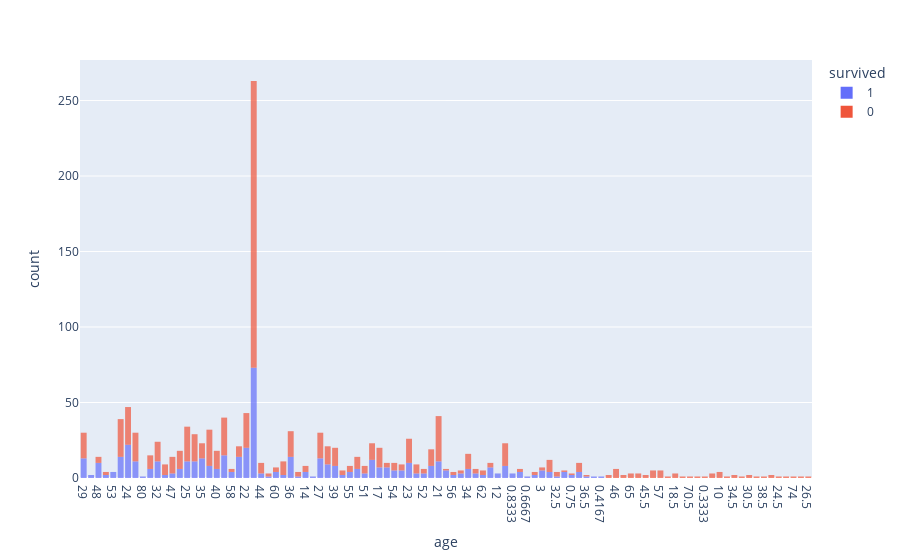

The notebook cell saved with this chart:
### Code cell
#First we must group the dataset by Pclass and Survived to gather the total count
group = titanic_data.groupby(['pclass', 'survived'])
pclass_survived = group.size().unstack()


# Creating a histogram of age by survival
hist = px.histogram(titanic_data,x = "age", opacity = 0.7, color = "survived")
hist

### Figure 1 — Plotly figure (JSON) as saved in the notebook; plotly's stock layout.template omitted (floating-point values rounded to 4 significant figures; data arrays with more than 128 entries replaced by an {"elided": "..."} marker saying what was removed)
{"data": [{"alignmentgroup": "True", "bingroup": "x", "hovertemplate": "survived=1<br>age=%{x}<br>count=%{y}<extra></extra>", "legendgroup": "1", "marker": {"color": "#636efa", "opacity": 0.7}, "name": "1", "offsetgroup": "1", "orientation": "v", "showlegend": true, "type": "histogram", "x": {"elided": "500 str values"}, "xaxis": "x", "yaxis": "y"}, {"alignmentgroup": "True", "bingroup": "x", "hovertemplate": "survived=0<br>age=%{x}<br>count=%{y}<extra></extra>", "legendgroup": "0", "marker": {"color": "#EF553B", "opacity": 0.7}, "name": "0", "offsetgroup": "0", "orientation": "v", "showlegend": true, "type": "histogram", "x": {"elided": "809 str values"}, "xaxis": "x", "yaxis": "y"}], "layout": {"barmode": "relative", "legend": {"title": {"text": "survived"}, "tracegroupgap": 0}, "margin": {"t": 60}, "xaxis": {"anchor": "y", "domain": [0, 1], "title": {"text": "age"}}, "yaxis": {"anchor": "x", "domain": [0, 1], "title": {"text": "count"}}}}
